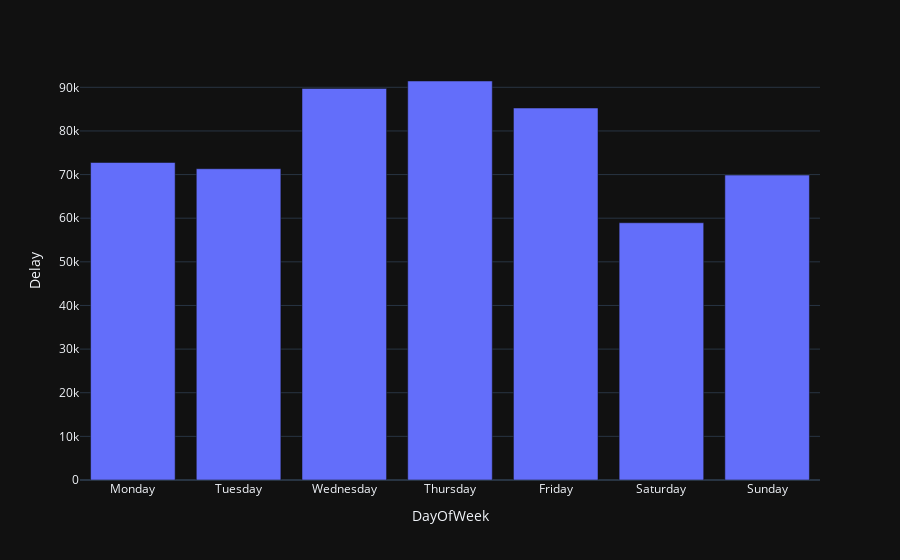

The cell this chart's notebook holds for it:
### Code cell
#Create plot grouped by airline to count 
initial_df = data[['DayOfWeek','Delay']].groupby('DayOfWeek').agg('count').reset_index()
fig = px.bar(initial_df, x='DayOfWeek', y='Delay',template = 'plotly_dark')
fig.update_xaxes(categoryorder='array', categoryarray= ['Monday', 'Tuesday', 'Wednesday', 'Thursday','Friday','Saturday','Sunday'])
fig.show()

### Figure 1 — Plotly figure (JSON) as saved in the notebook; plotly's stock layout.template omitted (floating-point values rounded to 4 significant figures)
{"data": [{"alignmentgroup": "True", "hovertemplate": "DayOfWeek=%{x}<br>Delay=%{y}<extra></extra>", "legendgroup": "", "marker": {"color": "#636efa", "pattern": {"shape": ""}}, "name": "", "offsetgroup": "", "orientation": "v", "showlegend": false, "textposition": "auto", "type": "bar", "x": ["Friday", "Monday", "Saturday", "Sunday", "Thursday", "Tuesday", "Wednesday"], "xaxis": "x", "y": [85248, 72769, 58956, 69879, 91445, 71340, 89746], "yaxis": "y"}], "layout": {"barmode": "relative", "legend": {"tracegroupgap": 0}, "margin": {"t": 60}, "xaxis": {"anchor": "y", "categoryarray": ["Monday", "Tuesday", "Wednesday", "Thursday", "Friday", "Saturday", "Sunday"], "categoryorder": "array", "domain": [0, 1], "title": {"text": "DayOfWeek"}}, "yaxis": {"anchor": "x", "domain": [0, 1], "title": {"text": "Delay"}}}}
